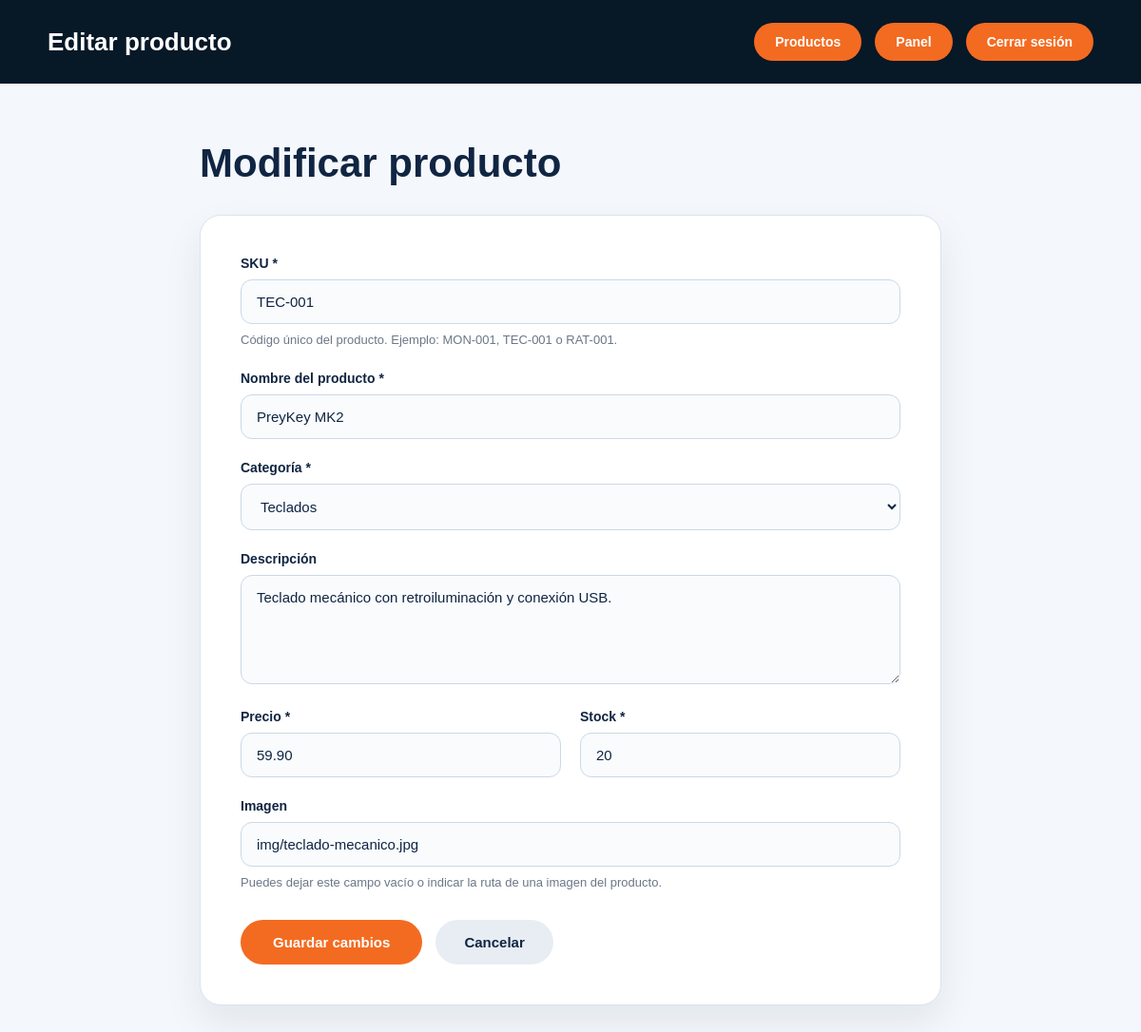
The app's page /admin/editar_producto.php?id=2 (signed in) with its own data.
### tables this page shows
CREATE TABLE `productos` (
  `id` int(10) UNSIGNED NOT NULL,
  `sku` varchar(50) NOT NULL,
  `nombre` varchar(150) NOT NULL,
  `categoria` varchar(100) NOT NULL,
  `descripcion` text DEFAULT NULL,
  `precio` decimal(10,2) NOT NULL,
  `stock` int(11) NOT NULL DEFAULT 0,
  `imagen` varchar(255) DEFAULT NULL,
  `activo` tinyint(1) NOT NULL DEFAULT 1,
  `fecha_creacion` timestamp NOT NULL DEFAULT current_timestamp(),
  `fecha_actualizacion` timestamp NOT NULL DEFAULT current_timestamp() ON UPDATE current_timestamp()
);

### admin/editar_producto.php (the view, shortened to what this page needs)
<?php
include "../conexion.php";
$id = intval($_GET["id"]);
$sql = "SELECT * FROM productos WHERE id = ?";
$stmt = $conexion->prepare($sql);
$stmt->bind_param("i", $id);
$stmt->execute();
$resultado = $stmt->get_result();
$producto = $resultado->fetch_assoc();
?>
<!DOCTYPE html>
<html lang="es">
<head>
</head>
<body>
<header class="admin-header">
    <h1>Editar producto</h1>
    <nav>
        <a href="productos.php">Productos</a>
        <a href="panel.php">Panel</a>
        <a href="../acciones/logout.php">Cerrar sesión</a>
    </nav>
</header>
<main class="contenedor">
    <h2>Modificar producto</h2>
    <form
        class="formulario"
        method="POST"
    >
        <div class="grupo">
            <label for="sku">
                SKU *
            </label>
            <input
                type="text"
                id="sku"
                name="sku"
                required
                value="<?php echo htmlspecialchars($producto["sku"]); ?>"
            >
            <p class="ayuda">
                Código único del producto. Ejemplo: MON-001, TEC-001 o RAT-001.
            </p>
        </div>
        <div class="grupo">
            <label for="nombre">
                Nombre del producto *
            </label>
            <input
                type="text"
                id="nombre"
                name="nombre"
                required
                value="<?php echo htmlspecialchars($producto["nombre"]); ?>"
            >
        </div>
        <div class="grupo">
            <label for="categoria">
                Categoría *
            </label>
            <select
                id="categoria"
                name="categoria"
                required
            >
                <option
                    value="Teclados"
                    <?php if ($producto["categoria"] == "Teclados") echo "selected"; ?>
                >
                    Teclados
                </option>
            </select>
        </div>
        <div class="grupo">
            <label for="descripcion">
                Descripción
            </label>
            <textarea
                id="descripcion"
                name="descripcion"
                rows="5"
            ><?php echo htmlspecialchars($producto["descripcion"]); ?></textarea>
        </div>
        <div class="fila">
            <div class="grupo">
                <label for="precio">
                    Precio *
                </label>
                <input
                    type="number"
                    id="precio"
                    name="precio"
                    min="0.01"
                    step="0.01"
                    required
                    value="<?php echo htmlspecialchars($producto["precio"]); ?>"
                >
            </div>
            <div class="grupo">
                <label for="stock">
                    Stock *
                </label>
                <input
                    type="number"
                    id="stock"
                    name="stock"
                    min="0"
                    required
                    value="<?php echo htmlspecialchars($producto["stock"]); ?>"
                >
            </div>
        </div>
        <div class="grupo">
            <label for="imagen">
                Imagen
            </label>
            <input
                type="text"
                id="imagen"
                name="imagen"
                value="<?php echo htmlspecialchars($producto["imagen"] ?? ""); ?>"
                placeholder="Ej: img/productos/monitor.jpg"
            >
            <p class="ayuda">
                Puedes dejar este campo vacío o indicar la ruta de una imagen del producto.
            </p>
        </div>
        <div class="botones">
            <button
                type="submit"
                class="boton-guardar"
            >
                Guardar cambios
            </button>
            <a
                href="productos.php"
                class="boton-cancelar"
            >
                Cancelar
            </a>
        </div>
    </form>
</main>
</body>
</html>

### admin/editar_producto.php (style rules this page uses)
* { margin: 0; padding: 0; box-sizing: border-box; }
body { font-family: Arial, Helvetica, sans-serif; background-color: #f4f7fb; color: #102542; }
.admin-header { width: 100%; padding: 24px 50px; background-color: #071827; color: white; display: flex; align-items: center; justify-content: space-between; gap: 30px; }
.admin-header h1 { font-size: 26px; font-weight: 900; }
.admin-header nav { display: flex; gap: 14px; align-items: center; }
.admin-header a { color: white; background-color: #f36b21; padding: 12px 22px; border-radius: 40px; text-decoration: none; font-size: 14px; font-weight: 800; transition: all 0.3s ease; }
.contenedor { max-width: 850px; margin: 0 auto; padding: 60px 35px; }
.contenedor h2 { font-size: 42px; font-weight: 900; margin-bottom: 30px; }
.formulario { padding: 42px; background-color: white; border-radius: 22px; border: 1px solid #dbe4ee; box-shadow: 0 18px 40px rgba(16, 37, 66, 0.08); }
.grupo { margin-bottom: 22px; }
.grupo label { display: block; margin-bottom: 9px; font-size: 14px; font-weight: 900; color: #102542; }
.grupo input, .grupo select, .grupo textarea { width: 100%; padding: 14px 16px; border: 1px solid #cbd8e6; border-radius: 12px; font-size: 15px; font-family: Arial, Helvetica, sans-serif; color: #102542; background-color: #f9fbfd; outline: none; }
.grupo textarea { resize: vertical; }
.fila { display: grid; grid-template-columns: 1fr 1fr; gap: 20px; }
.botones { display: flex; gap: 14px; align-items: center; margin-top: 30px; }
.boton-guardar { padding: 15px 34px; border: none; border-radius: 40px; background-color: #f36b21; color: white; font-weight: 900; font-size: 15px; cursor: pointer; transition: all 0.3s ease; }
.boton-cancelar { padding: 15px 30px; border-radius: 40px; background-color: #e8edf3; color: #102542; text-decoration: none; font-weight: 900; font-size: 15px; }
.ayuda { margin-top: 7px; font-size: 13px; color: #6b7787; line-height: 1.5; }

### records on screen
productos: sku "TEC-001", nombre "PreyKey MK2", categoria "Teclados", descripcion "Teclado mecánico con retroiluminación y conexión USB.", precio "59.90", stock "20", imagen "img/teclado-mecanico.jpg"
